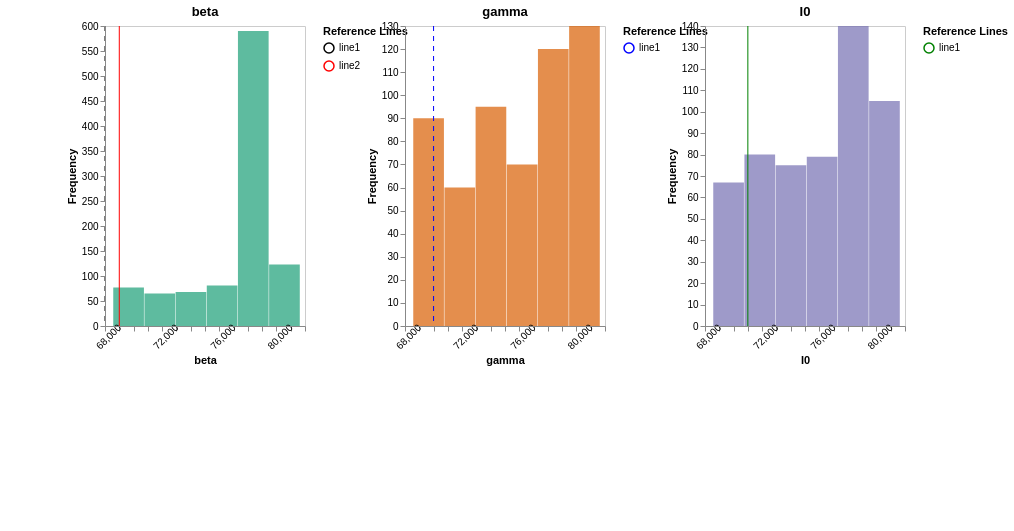

Vega-Lite specification stored for this chart:
### Vega specification from a JSON file in a GitHub repository (floating-point values rounded to 4 significant figures)
{"$schema": "https://vega.github.io/schema/vega/v5.json", "description": "A small multiples view of histograms with subplot-specific legends and scales.", "height": 500, "padding": 5, "signals": [{"name": "offset", "value": 100}, {"name": "cellHeight", "value": 300}, {"name": "cellWidth", "value": 200}, {"name": "width", "update": "3 * (offset + cellWidth)"}, {"name": "totalHeight", "update": "cellHeight * 1.2"}, {"name": "axisLabels", "value": {"beta": {"xaxis": "beta", "yaxis": "Frequency"}, "gamma": {"xaxis": "gamma", "yaxis": "Frequency"}, "I0": {"xaxis": "I0", "yaxis": "Frequency"}}}], "data": [{"name": "binned", "values": [{"bin0": 68580.0, "bin1": 70760.0, "count": 77, "label": "beta"}, {"bin0": 70760.0, "bin1": 72940.0, "count": 65, "label": "beta"}, {"bin0": 72940.0, "bin1": 75120.0, "count": 68, "label": "beta"}, {"bin0": 75120.0, "bin1": 77310.0, "count": 81, "label": "beta"}, {"bin0": 77310.0, "bin1": 79490.0, "count": 590, "label": "beta"}, {"bin0": 79490.0, "bin1": 81670.0, "count": 123, "label": "beta"}, {"bin0": 68580.0, "bin1": 70760.0, "count": 90, "label": "gamma"}, {"bin0": 70760.0, "bin1": 72940.0, "count": 60, "label": "gamma"}, {"bin0": 72940.0, "bin1": 75120.0, "count": 95, "label": "gamma"}, {"bin0": 75120.0, "bin1": 77310.0, "count": 70, "label": "gamma"}, {"bin0": 77310.0, "bin1": 79490.0, "count": 120, "label": "gamma"}, {"bin0": 79490.0, "bin1": 81670.0, "count": 130, "label": "gamma"}, {"bin0": 68580.0, "bin1": 70760.0, "count": 67, "label": "I0"}, {"bin0": 70760.0, "bin1": 72940.0, "count": 80, "label": "I0"}, {"bin0": 72940.0, "bin1": 75120.0, "count": 75, "label": "I0"}, {"bin0": 75120.0, "bin1": 77310.0, "count": 79, "label": "I0"}, {"bin0": 77310.0, "bin1": 79490.0, "count": 140, "label": "I0"}, {"bin0": 79490.0, "bin1": 81670.0, "count": 105, "label": "I0"}]}, {"name": "maxCounts", "source": "binned", "transform": [{"type": "aggregate", "groupby": ["label"], "fields": ["count"], "ops": ["max"], "as": ["maxCount"]}]}, {"name": "binRanges", "source": "binned", "transform": [{"type": "aggregate", "groupby": ["label"], "fields": ["bin0", "bin1"], "ops": ["min", "max"], "as": ["minBin", "maxBin"]}]}, {"name": "yref", "values": [{"label": "beta", "number": 68000, "name": "line1", "color": "black", "type": "dashed"}, {"label": "beta", "number": 69000, "name": "line2", "color": "red", "type": "solid"}, {"label": "gamma", "number": 70000, "name": "line1", "color": "blue", "type": "dashed"}, {"label": "I0", "number": 71000, "name": "line1", "color": "green", "type": "solid"}]}], "scales": [{"name": "gscale", "type": "band", "range": [0, {"signal": "width"}], "round": true, "domain": {"data": "binned", "field": "label"}}, {"name": "color", "type": "ordinal", "domain": {"data": "binned", "field": "label"}, "range": {"scheme": "dark2"}}, {"name": "lineStyle", "type": "ordinal", "domain": ["dashed", "solid"], "range": [[5, 5], []]}], "marks": [{"name": "labelGroups", "type": "group", "from": {"facet": {"data": "binned", "name": "facetedData", "groupby": "label"}}, "encode": {"enter": {"x": {"scale": "gscale", "field": "label", "offset": {"signal": "offset"}}, "width": {"signal": "cellWidth"}, "height": {"signal": "cellHeight"}, "stroke": {"value": "#ccc"}}}, "data": [{"name": "xScaleData", "source": "binRanges", "transform": [{"type": "filter", "expr": "datum.label === parent.label"}]}, {"name": "yScaleData", "source": "maxCounts", "transform": [{"type": "filter", "expr": "datum.label === parent.label"}]}, {"name": "filteredyref", "source": "yref", "transform": [{"type": "filter", "expr": "datum.label === parent.label"}]}], "scales": [{"name": "xscale", "type": "linear", "range": [0, {"signal": "cellWidth"}], "domain": {"data": "xScaleData", "fields": ["minBin", "maxBin"]}, "zero": false, "nice": true}, {"name": "yscale", "type": "linear", "range": [{"signal": "cellHeight"}, 0], "domain": {"data": "yScaleData", "field": "maxCount"}, "zero": true, "nice": true}, {"name": "yrefColorScale", "type": "ordinal", "domain": {"data": "filteredyref", "field": "name"}, "range": {"data": "filteredyref", "field": "color"}}], "legends": [{"stroke": "yrefColorScale", "strokeDash": "lineStyle", "orient": "right", "title": "Reference Lines", "encode": {"symbols": {"enter": {"stroke": {"scale": "yrefColorScale", "field": "label"}, "strokeDash": {"scale": "lineStyle", "field": "type"}}}, "labels": {"enter": {"text": {"field": "name"}}}}}], "axes": [{"orient": "bottom", "scale": "xscale", "zindex": 1, "labelOverlap": "parity", "labelSeparation": 10, "labelAngle": -45, "title": {"signal": "axisLabels[parent.label].xaxis"}}, {"orient": "left", "scale": "yscale", "zindex": 1, "title": {"signal": "axisLabels[parent.label].yaxis"}}], "marks": [{"name": "bins", "type": "rect", "from": {"data": "facetedData"}, "encode": {"enter": {"fill": {"scale": "color", "field": "label"}, "opacity": {"value": 0.7}}, "update": {"x": {"scale": "xscale", "field": "bin0"}, "x2": {"scale": "xscale", "field": "bin1", "offset": -0.5}, "y": {"scale": "yscale", "field": "count"}, "y2": {"scale": "yscale", "value": 0}, "tooltip": {"signal": "{ 'Count': datum.count }"}}, "hover": {"fill": {"value": "firebrick"}}}}, {"type": "text", "encode": {"enter": {"x": {"signal": "cellWidth / 2"}, "y": {"signal": "-10"}, "align": {"value": "center"}, "fontSize": {"value": 13}, "text": {"signal": "parent.label"}, "fontWeight": {"value": "bold"}}}}, {"name": "refLines", "type": "rule", "from": {"data": "filteredyref"}, "encode": {"enter": {"x": {"scale": "xscale", "field": "number"}, "y": {"value": 0}, "y2": {"signal": "cellHeight"}, "stroke": {"scale": "yrefColorScale", "field": "name"}, "strokeDash": {"scale": "lineStyle", "field": "type"}, "tooltip": {"signal": "{ 'Value': datum.name }"}}}}]}]}
